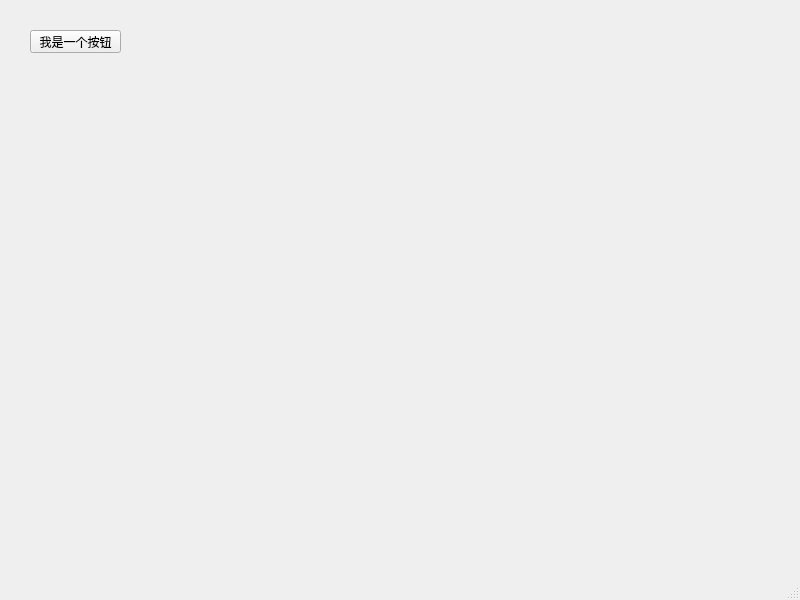
<?xml version="1.0" encoding="UTF-8"?>
<ui version="4.0">
 <class>MainWindow</class>
 <widget class="QMainWindow" name="MainWindow">
  <property name="geometry">
   <rect>
    <x>0</x>
    <y>0</y>
    <width>800</width>
    <height>600</height>
   </rect>
  </property>
  <property name="windowTitle">
   <string>MainWindow</string>
  </property>
  <widget class="QWidget" name="centralwidget">
   <widget class="QPushButton" name="btn_Test">
    <property name="geometry">
     <rect>
      <x>30</x>
      <y>30</y>
      <width>91</width>
      <height>23</height>
     </rect>
    </property>
    <property name="text">
     <string>我是一个按钮</string>
    </property>
   </widget>
  </widget>
  <widget class="QMenuBar" name="menubar">
   <property name="geometry">
    <rect>
     <x>0</x>
     <y>0</y>
     <width>800</width>
     <height>23</height>
    </rect>
   </property>
  </widget>
  <widget class="QStatusBar" name="statusbar"/>
 </widget>
 <resources/>
 <connections/>
</ui>
